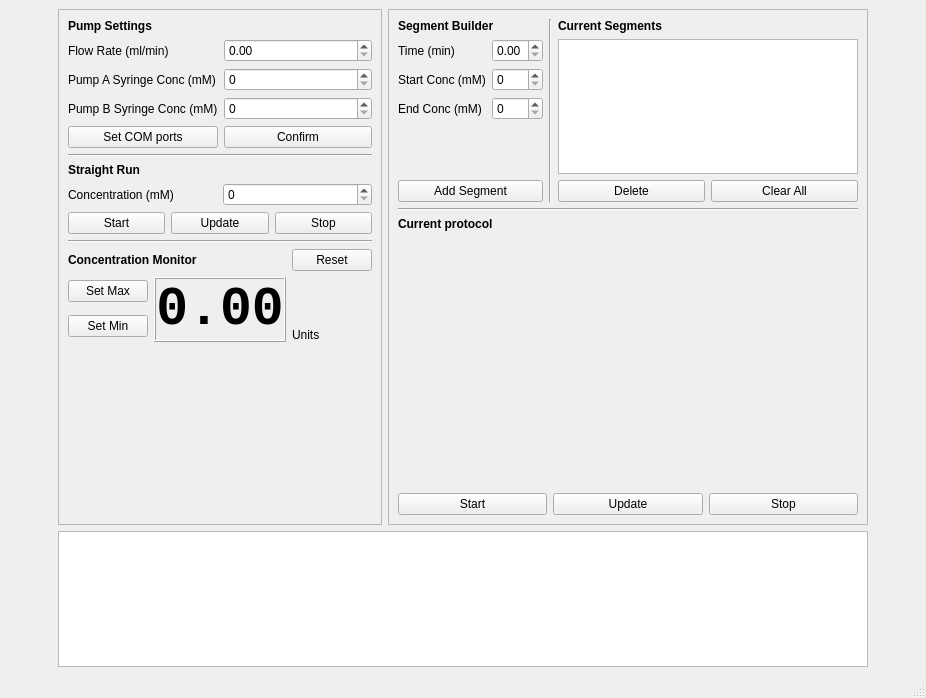
<?xml version="1.0" encoding="UTF-8"?>
<ui version="4.0">
 <class>PumpController</class>
 <widget class="QMainWindow" name="PumpController">
  <property name="geometry">
   <rect>
    <x>0</x>
    <y>0</y>
    <width>926</width>
    <height>698</height>
   </rect>
  </property>
  <property name="windowTitle">
   <string>AWpumps</string>
  </property>
  <widget class="QWidget" name="centralwidget">
   <property name="font">
    <font>
     <family>.AppleSystemUIFont</family>
    </font>
   </property>
   <layout class="QGridLayout" name="gridLayout">
    <item row="1" column="0">
     <spacer name="horizontalSpacer">
      <property name="orientation">
       <enum>Qt::Orientation::Horizontal</enum>
      </property>
      <property name="sizeHint" stdset="0">
       <size>
        <width>40</width>
        <height>20</height>
       </size>
      </property>
     </spacer>
    </item>
    <item row="1" column="1">
     <widget class="QFrame" name="frame_2">
      <property name="frameShape">
       <enum>QFrame::Shape::StyledPanel</enum>
      </property>
      <property name="frameShadow">
       <enum>QFrame::Shadow::Raised</enum>
      </property>
      <layout class="QGridLayout" name="gridLayout_5">
       <item row="2" column="0">
        <layout class="QGridLayout" name="gridLayout_3">
         <item row="1" column="0" colspan="2">
          <widget class="QLabel" name="label_11">
           <property name="font">
            <font>
             <family>.AppleSystemUIFont</family>
             <bold>true</bold>
            </font>
           </property>
           <property name="text">
            <string>Straight Run</string>
           </property>
          </widget>
         </item>
         <item row="2" column="1">
          <widget class="QSpinBox" name="spin_straight_conc"/>
         </item>
         <item row="3" column="0" colspan="2">
          <layout class="QHBoxLayout" name="horizontalLayout">
           <item>
            <widget class="QPushButton" name="but_start_pump">
             <property name="text">
              <string>Start</string>
             </property>
            </widget>
           </item>
           <item>
            <widget class="QPushButton" name="but_update_pump">
             <property name="text">
              <string>Update</string>
             </property>
            </widget>
           </item>
           <item>
            <widget class="QPushButton" name="but_stop_pump">
             <property name="text">
              <string>Stop</string>
             </property>
            </widget>
           </item>
          </layout>
         </item>
         <item row="2" column="0">
          <widget class="QLabel" name="label_10">
           <property name="text">
            <string>Concentration (mM)</string>
           </property>
          </widget>
         </item>
        </layout>
       </item>
       <item row="1" column="0">
        <widget class="Line" name="line_2">
         <property name="orientation">
          <enum>Qt::Orientation::Horizontal</enum>
         </property>
        </widget>
       </item>
       <item row="0" column="0">
        <layout class="QGridLayout" name="gridLayout_2">
         <item row="4" column="1">
          <widget class="QSpinBox" name="spin_pbc">
           <property name="maximum">
            <number>200</number>
           </property>
          </widget>
         </item>
         <item row="3" column="0">
          <widget class="QLabel" name="label_5">
           <property name="text">
            <string>Pump A Syringe Conc (mM)</string>
           </property>
          </widget>
         </item>
         <item row="1" column="0" colspan="2">
          <widget class="QLabel" name="label_7">
           <property name="font">
            <font>
             <family>.AppleSystemUIFont</family>
             <bold>true</bold>
            </font>
           </property>
           <property name="text">
            <string>Pump Settings</string>
           </property>
          </widget>
         </item>
         <item row="5" column="1">
          <widget class="QPushButton" name="but_confirm_settings">
           <property name="text">
            <string>Confirm</string>
           </property>
          </widget>
         </item>
         <item row="3" column="1">
          <widget class="QSpinBox" name="spin_pac">
           <property name="maximum">
            <number>200</number>
           </property>
          </widget>
         </item>
         <item row="4" column="0">
          <widget class="QLabel" name="label_6">
           <property name="text">
            <string>Pump B Syringe Conc (mM)</string>
           </property>
          </widget>
         </item>
         <item row="2" column="0">
          <widget class="QLabel" name="label_4">
           <property name="text">
            <string>Flow Rate (ml/min)</string>
           </property>
          </widget>
         </item>
         <item row="2" column="1">
          <widget class="QDoubleSpinBox" name="spin_flow_rate"/>
         </item>
         <item row="5" column="0">
          <widget class="QPushButton" name="but_set_coms">
           <property name="text">
            <string>Set COM ports</string>
           </property>
          </widget>
         </item>
        </layout>
       </item>
       <item row="3" column="0">
        <widget class="Line" name="line_4">
         <property name="orientation">
          <enum>Qt::Orientation::Horizontal</enum>
         </property>
        </widget>
       </item>
       <item row="5" column="0">
        <widget class="PlotWidget" name="widget_plot_cond" native="true">
         <property name="sizePolicy">
          <sizepolicy hsizetype="Expanding" vsizetype="Expanding">
           <horstretch>0</horstretch>
           <verstretch>0</verstretch>
          </sizepolicy>
         </property>
        </widget>
       </item>
       <item row="4" column="0">
        <layout class="QGridLayout" name="gridLayout_7">
         <item row="0" column="4">
          <widget class="QPushButton" name="but_reset_cond">
           <property name="sizePolicy">
            <sizepolicy hsizetype="Fixed" vsizetype="Fixed">
             <horstretch>0</horstretch>
             <verstretch>0</verstretch>
            </sizepolicy>
           </property>
           <property name="text">
            <string>Reset</string>
           </property>
          </widget>
         </item>
         <item row="3" column="0" rowspan="2">
          <widget class="QPushButton" name="but_set_cond_min">
           <property name="sizePolicy">
            <sizepolicy hsizetype="Fixed" vsizetype="Fixed">
             <horstretch>0</horstretch>
             <verstretch>0</verstretch>
            </sizepolicy>
           </property>
           <property name="text">
            <string>Set Min</string>
           </property>
          </widget>
         </item>
         <item row="0" column="0" colspan="4">
          <widget class="QLabel" name="label_3">
           <property name="font">
            <font>
             <family>.AppleSystemUIFont</family>
             <bold>true</bold>
            </font>
           </property>
           <property name="text">
            <string>Concentration Monitor</string>
           </property>
          </widget>
         </item>
         <item row="1" column="0" rowspan="2">
          <widget class="QPushButton" name="but_set_cond_max">
           <property name="sizePolicy">
            <sizepolicy hsizetype="Fixed" vsizetype="Fixed">
             <horstretch>0</horstretch>
             <verstretch>0</verstretch>
            </sizepolicy>
           </property>
           <property name="text">
            <string>Set Max</string>
           </property>
          </widget>
         </item>
         <item row="1" column="1" rowspan="4" colspan="3">
          <widget class="QLabel" name="label_cond">
           <property name="font">
            <font>
             <family>Courier New</family>
             <pointsize>40</pointsize>
             <bold>true</bold>
            </font>
           </property>
           <property name="frameShape">
            <enum>QFrame::Shape::Box</enum>
           </property>
           <property name="frameShadow">
            <enum>QFrame::Shadow::Raised</enum>
           </property>
           <property name="text">
            <string>0.00</string>
           </property>
           <property name="scaledContents">
            <bool>false</bool>
           </property>
           <property name="alignment">
            <set>Qt::AlignmentFlag::AlignCenter</set>
           </property>
           <property name="indent">
            <number>-1</number>
           </property>
           <property name="textInteractionFlags">
            <set>Qt::TextInteractionFlag::NoTextInteraction</set>
           </property>
          </widget>
         </item>
         <item row="4" column="4">
          <widget class="QLabel" name="label_cond_units">
           <property name="text">
            <string>Units</string>
           </property>
          </widget>
         </item>
        </layout>
       </item>
      </layout>
     </widget>
    </item>
    <item row="1" column="2">
     <widget class="QFrame" name="frame_3">
      <property name="frameShape">
       <enum>QFrame::Shape::StyledPanel</enum>
      </property>
      <property name="frameShadow">
       <enum>QFrame::Shadow::Raised</enum>
      </property>
      <layout class="QVBoxLayout" name="verticalLayout_2">
       <item>
        <layout class="QGridLayout" name="gridLayout_4">
         <item row="1" column="2">
          <widget class="QDoubleSpinBox" name="spin_seg_time">
           <property name="maximum">
            <double>2.000000000000000</double>
           </property>
           <property name="singleStep">
            <double>0.050000000000000</double>
           </property>
           <property name="stepType">
            <enum>QAbstractSpinBox::StepType::DefaultStepType</enum>
           </property>
          </widget>
         </item>
         <item row="5" column="4">
          <widget class="QPushButton" name="but_delete_segment">
           <property name="text">
            <string>Delete</string>
           </property>
          </widget>
         </item>
         <item row="2" column="2">
          <widget class="QSpinBox" name="spin_start_conc">
           <property name="singleStep">
            <number>10</number>
           </property>
          </widget>
         </item>
         <item row="1" column="0" colspan="2">
          <widget class="QLabel" name="label_15">
           <property name="text">
            <string>Time (min)</string>
           </property>
          </widget>
         </item>
         <item row="0" column="3" rowspan="6">
          <widget class="Line" name="line_3">
           <property name="orientation">
            <enum>Qt::Orientation::Vertical</enum>
           </property>
          </widget>
         </item>
         <item row="0" column="0" colspan="3">
          <widget class="QLabel" name="label_18">
           <property name="font">
            <font>
             <family>.AppleSystemUIFont</family>
             <bold>true</bold>
            </font>
           </property>
           <property name="text">
            <string>Segment Builder</string>
           </property>
          </widget>
         </item>
         <item row="0" column="4" colspan="2">
          <widget class="QLabel" name="label_19">
           <property name="font">
            <font>
             <family>.AppleSystemUIFont</family>
             <bold>true</bold>
            </font>
           </property>
           <property name="text">
            <string>Current Segments</string>
           </property>
          </widget>
         </item>
         <item row="5" column="0" colspan="3">
          <widget class="QPushButton" name="but_add_segment">
           <property name="text">
            <string>Add Segment</string>
           </property>
          </widget>
         </item>
         <item row="5" column="5">
          <widget class="QPushButton" name="but_clear_segments">
           <property name="text">
            <string>Clear All</string>
           </property>
          </widget>
         </item>
         <item row="3" column="2">
          <widget class="QSpinBox" name="spin_end_conc">
           <property name="singleStep">
            <number>10</number>
           </property>
          </widget>
         </item>
         <item row="2" column="0" colspan="2">
          <widget class="QLabel" name="label_17">
           <property name="text">
            <string>Start Conc (mM)</string>
           </property>
          </widget>
         </item>
         <item row="3" column="0" colspan="2">
          <widget class="QLabel" name="label_16">
           <property name="text">
            <string>End Conc (mM)</string>
           </property>
          </widget>
         </item>
         <item row="1" column="4" rowspan="4" colspan="2">
          <widget class="QTableView" name="table_segments">
           <property name="sizePolicy">
            <sizepolicy hsizetype="Fixed" vsizetype="Preferred">
             <horstretch>0</horstretch>
             <verstretch>0</verstretch>
            </sizepolicy>
           </property>
           <property name="minimumSize">
            <size>
             <width>300</width>
             <height>100</height>
            </size>
           </property>
           <property name="sizeAdjustPolicy">
            <enum>QAbstractScrollArea::SizeAdjustPolicy::AdjustIgnored</enum>
           </property>
           <property name="editTriggers">
            <set>QAbstractItemView::EditTrigger::SelectedClicked</set>
           </property>
           <property name="showDropIndicator" stdset="0">
            <bool>false</bool>
           </property>
           <property name="dragEnabled">
            <bool>false</bool>
           </property>
           <property name="dragDropMode">
            <enum>QAbstractItemView::DragDropMode::NoDragDrop</enum>
           </property>
           <property name="alternatingRowColors">
            <bool>true</bool>
           </property>
           <property name="selectionMode">
            <enum>QAbstractItemView::SelectionMode::SingleSelection</enum>
           </property>
           <property name="selectionBehavior">
            <enum>QAbstractItemView::SelectionBehavior::SelectRows</enum>
           </property>
          </widget>
         </item>
         <item row="4" column="0" colspan="3">
          <spacer name="verticalSpacer">
           <property name="orientation">
            <enum>Qt::Orientation::Vertical</enum>
           </property>
           <property name="sizeHint" stdset="0">
            <size>
             <width>20</width>
             <height>40</height>
            </size>
           </property>
          </spacer>
         </item>
        </layout>
       </item>
       <item>
        <widget class="Line" name="line">
         <property name="orientation">
          <enum>Qt::Orientation::Horizontal</enum>
         </property>
        </widget>
       </item>
       <item>
        <widget class="QLabel" name="label_20">
         <property name="font">
          <font>
           <family>.AppleSystemUIFont</family>
           <bold>true</bold>
          </font>
         </property>
         <property name="text">
          <string>Current protocol</string>
         </property>
        </widget>
       </item>
       <item>
        <widget class="PlotWidget" name="widget_plots" native="true">
         <property name="sizePolicy">
          <sizepolicy hsizetype="Expanding" vsizetype="Expanding">
           <horstretch>0</horstretch>
           <verstretch>0</verstretch>
          </sizepolicy>
         </property>
         <property name="minimumSize">
          <size>
           <width>100</width>
           <height>250</height>
          </size>
         </property>
        </widget>
       </item>
       <item>
        <layout class="QHBoxLayout" name="horizontalLayout_3">
         <item>
          <widget class="QPushButton" name="but_start_protocol">
           <property name="text">
            <string>Start</string>
           </property>
          </widget>
         </item>
         <item>
          <widget class="QPushButton" name="but_update_protocol">
           <property name="text">
            <string>Update</string>
           </property>
          </widget>
         </item>
         <item>
          <widget class="QPushButton" name="but_stop_protocol">
           <property name="text">
            <string>Stop</string>
           </property>
          </widget>
         </item>
        </layout>
       </item>
      </layout>
     </widget>
    </item>
    <item row="3" column="1">
     <spacer name="verticalSpacer_7">
      <property name="orientation">
       <enum>Qt::Orientation::Vertical</enum>
      </property>
      <property name="sizeHint" stdset="0">
       <size>
        <width>20</width>
        <height>40</height>
       </size>
      </property>
     </spacer>
    </item>
    <item row="0" column="1">
     <spacer name="verticalSpacer_5">
      <property name="orientation">
       <enum>Qt::Orientation::Vertical</enum>
      </property>
      <property name="sizeHint" stdset="0">
       <size>
        <width>20</width>
        <height>40</height>
       </size>
      </property>
     </spacer>
    </item>
    <item row="1" column="3">
     <spacer name="horizontalSpacer_2">
      <property name="orientation">
       <enum>Qt::Orientation::Horizontal</enum>
      </property>
      <property name="sizeHint" stdset="0">
       <size>
        <width>40</width>
        <height>20</height>
       </size>
      </property>
     </spacer>
    </item>
    <item row="2" column="1" colspan="2">
     <widget class="QTextEdit" name="console">
      <property name="acceptDrops">
       <bool>false</bool>
      </property>
      <property name="undoRedoEnabled">
       <bool>false</bool>
      </property>
      <property name="readOnly">
       <bool>true</bool>
      </property>
     </widget>
    </item>
   </layout>
  </widget>
  <widget class="QStatusBar" name="statusBar"/>
  <action name="actionQuit">
   <property name="text">
    <string>Quit</string>
   </property>
  </action>
 </widget>
 <customwidgets>
  <customwidget>
   <class>PlotWidget</class>
   <extends>QWidget</extends>
   <header>plotwidget.h</header>
   <container>1</container>
  </customwidget>
 </customwidgets>
 <tabstops>
  <tabstop>spin_flow_rate</tabstop>
  <tabstop>spin_pac</tabstop>
  <tabstop>spin_pbc</tabstop>
  <tabstop>but_confirm_settings</tabstop>
  <tabstop>spin_straight_conc</tabstop>
  <tabstop>but_start_pump</tabstop>
  <tabstop>but_update_pump</tabstop>
  <tabstop>but_stop_pump</tabstop>
  <tabstop>spin_seg_time</tabstop>
  <tabstop>spin_start_conc</tabstop>
  <tabstop>spin_end_conc</tabstop>
  <tabstop>but_start_protocol</tabstop>
  <tabstop>but_stop_protocol</tabstop>
 </tabstops>
 <resources/>
 <connections/>
</ui>
